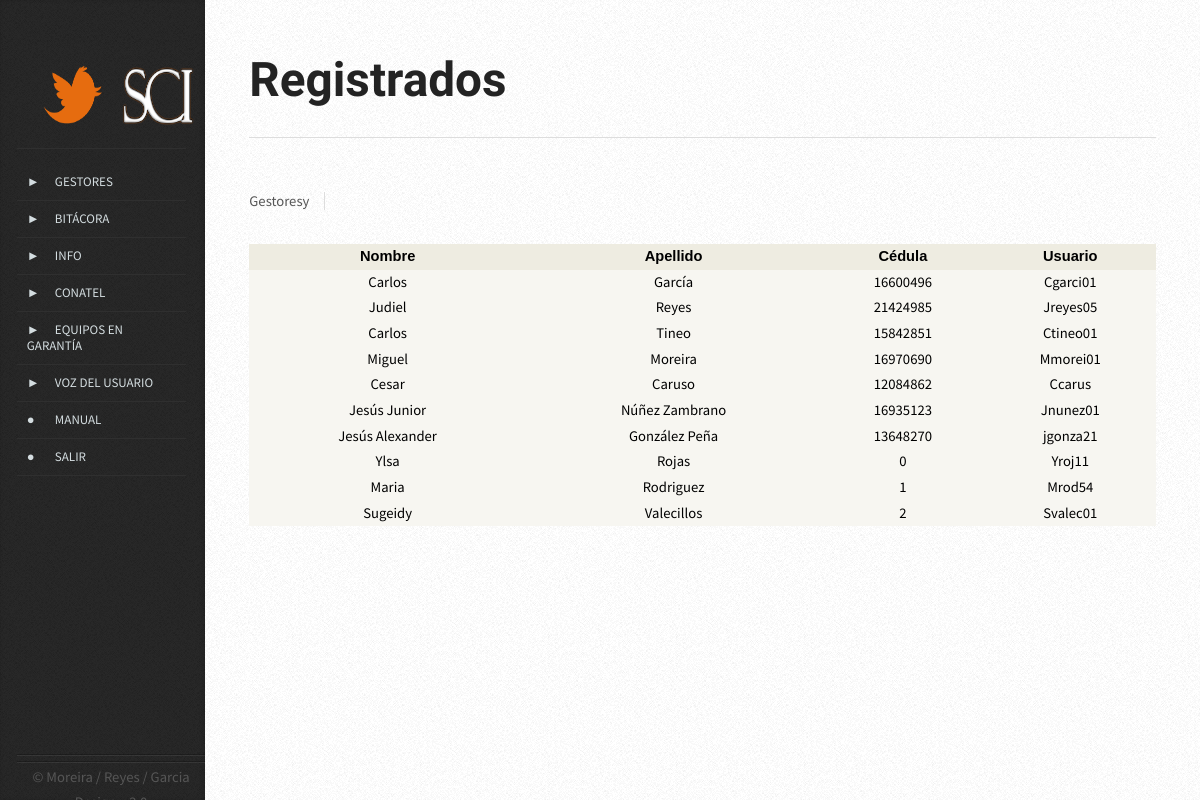
Screenshot of /vista/lista_gestores.php (signed in) with the database file from the repository.
### tables this page shows
CREATE TABLE `empleado` (
  `emp_cod` smallint(5) unsigned NOT NULL AUTO_INCREMENT,
  `emp_nombre` varchar(200) NOT NULL,
  `emp_apellido` varchar(200) NOT NULL,
  `emp_cedula` int(10) NOT NULL,
  `emp_login` varchar(20) DEFAULT NULL,
  `emp_perfil` int(1) NOT NULL,
  `emp_clave` varchar(32) DEFAULT NULL,
  PRIMARY KEY (`emp_cod`),
  UNIQUE KEY `emp_cedula` (`emp_cedula`)
);

### modelo/mod_empleado.php (called while the page is built, shortened)
<?php
class empleado{
		public function lista($mysqlconn){
		$query= "SELECT * FROM empleado";
		$consulta= mysqli_query($mysqlconn, $query) or die ("Consulta Errónea: ".mysqli_error($consulta));
		if($consulta){
			return ($consulta);
			}
		}
}
?>

### controlador/con_listarEmpleado.php (the view, shortened to what this page needs)
<?php
                               $conexion = new Connex();
                               $mysqlconn= $conexion->conectar();
require("../modelo/mod_empleado.php");
 $consulta= new empleado();
 $listar=$consulta-> lista ($mysqlconn);
    if(mysqli_num_rows($listar)>0){
?>
<table width=" " border="2" bgcolor="#dcdcdc" align="center" id="tablaregistro" >
<thead >
  <tr bgcolor="#000000" >
  <th align="center" bgcolor="#eeece1"><span class="style3">Nombre</span></th>
  <th align="center" bgcolor="#eeece1"><span class="style3">Apellido</span></th>
  <th align="center" bgcolor="#eeece1"><span class="style3">Cédula</span></th>
  <th align="center" bgcolor="#eeece1"><span class="style3">Usuario</span></th>
 </tr>
 </thead>
 <?php
 for($i=0; $i<mysqli_num_rows($listar); $i++){
 $row= mysqli_fetch_array($listar, MYSQLI_ASSOC);
 $emp_nombre=$row["emp_nombre"];
 $emp_apellido=$row["emp_apellido"];
 $emp_cedula=$row["emp_cedula"];
 $emp_login=$row["emp_login"];
 ?>
 <tr>
 <td align="center" bgcolor="#f7f6f1"><span class="style1"><?php echo $emp_nombre;?></span>
 <td align="center" bgcolor="#f7f6f1"><span class="style1"><?php echo $emp_apellido;?></span>
 <td align="center" bgcolor="#f7f6f1"><span class="style1"><?php echo $emp_cedula;?></span>
 <td align="center" bgcolor="#f7f6f1"><span class="style1"><?php echo $emp_login;?>
     <?php }?>
 </span>
 </table>
 <?php }?>

### vista/lista_gestores.php (shortened to what this page needs)
<!DOCTYPE HTML>
<html>
	<head>
	</head>
	<body class="left-sidebar">
			<div id="wrapper">
					<div id="content">
						<div class="inner">
								<article class="box post post-excerpt">
									<header>
										<h2><a href="#">Registrados</a></h2>
										<hr>
									</header>
									<div class="info">
										<span class="date"><span class="month">Gestores<span>y</span></span>
										<ul class="stats">
										</ul>
									</div>
                  <div align="top">
							<?php require ("../controlador/con_listarEmpleado.php");?>
                    </div>
								</article>
						</div>
					</div>
					<?php
require ("menu.php");
?>
	</body>
</html>

### vista/menu.php (shortened to what this page needs)
<head>
</head>
<body>
					<div id="sidebar" class="menujq">
							<a id="logo" href="hoy.php" ><img src="images/logo.png"width='184' height='84'/></a>
                                <?php
								if($_SESSION['emp_perfil']=='1'){
								 	require ("menu/menu_perfil1.php");}
										elseif($_SESSION['emp_perfil']=='2'){
								 			require ("menu/menu_perfil2.php");}
								 				else require ("menu/menu_perfil3.php");
								 ?>
							<div id="copymenu">
							<?php require ("copyright.php");?>
					</div>
			</div>
</body>

### vista/menu/menu_perfil1.php (shortened to what this page needs)
	<ul>
	<li><a href="javascript:void();">Gestores</a>
	</li>
	<li><a href="javascript:void();">Bitácora</a>
</li>
	<li><a href="javascript:void();">Info</a>
</li>
	<li><a href="javascript:void();">Conatel</a>
</li>
	<li><a href="javascript:void();">Equipos En Garantía</a>
</li>
<li><a href="javascript:void();">Voz Del Usuario</a>
</li>
<li><a href="Manual.pdf" target="_blank">Manual</a></li>
<li><a href="salir.php">Salir</a></li>
	</ul>

### vista/copyright.php
<ul id="copyright"><li>&copy; Moreira / Reyes / Garcia Design v.2.0</ul>

### vista/css/style.css (style rules this page uses)
body { background-color: #e8e8e8; background-image: url('images/bg02.png'); }
body,input,textarea,select { font-family: 'Source Sans Pro', sans-serif; font-weight: 400; color: #565656; }
a { color: #666; }
h2,h3,h4,h5,h6 { font-family: 'Open Sans Condensed', sans-serif; font-weight: 700; color: #232323; }
h2 a, h4 a, h5 a, h6 a { text-decoration: none; color: inherit; }
hr { border: 0; border-top: solid 1px #ddd; padding: 1.5em 0 0 0; margin: 1.75em 0 1.3em 0; }
p, ul, ol, dl, table { margin-bottom: 1em; }
table { width: 100%; height: 5%; }
header { margin: 0 0 2em 0; }
section, article { margin-bottom: 3em; }
section > :last-child, article > :last-child { margin-bottom: 0; }
section:last-child, article:last-child { margin-bottom: 0; }
.box.post { position: relative; }
.box.post .info .stats { margin: 0; cursor: default; }
#wrapper { position: relative; }
.menujq a { display: block; padding: 10px; border-bottom: 1px solid #2f2f2f; background: #282828 url('images/bg01.png'); color: #fff; text-decoration: none; font-size: 13px; line-height: 16px; text-transform: uppercase; }
.menujq ul li a:before { content: "\25CF\00A0 "; color: fff; width: 28px; display: inline-block; vertical-align: top; }
.menujq ul li.desplegable a:before { content: "\25BA\00A0"; color: fff; }
#sidebar a { color: #d4dde0; }
#content { position: relative; background-color: #fff; background-image: url('images/bg02.png'); }
#content > .inner { position: relative; z-index: 1; }
#copyright { padding-top: 18em; position: absolute; }
#copyright:before { content: ''; border-top: solid 1px; border-bottom: solid 1px; border-color: #171E29; border-color: rgba(0,0,0,0.25); box-shadow: inset 0px 1px 0px 0px rgba(255,255,255,0.075), 0px 1px 0px 0px rgba(255,255,255,0.075); display: block; }

### vista/css/style-desktop.css (style rules this page uses)
body { height: 100%; }
body,input,textarea,select { line-height: 1.75em; }
h2 { font-size: 1.5em; }
#logo { font-family: 'Open Sans Condensed', sans-serif; font-weight: 700; font-size: 2em; letter-spacing: 0.1em; }
#content { box-shadow: 0 0 0.25em 0em rgba(0,0,0,0.25); }
#content > .inner { max-width: 1038px; padding-bottom: 2em; }
#sidebar { position: fixed; top: 0; padding: 3em 1.35em 1em 1.15em; width: 14em; background: #282828 url('images/bg01.png'); box-shadow: inset -0.1em 0em 0.35em 0em rgba(0,0,0,0.15); }
body.left-sidebar #sidebar { left: 0; }
#copyright { margin: 0 0 0 0; text-align: center; }
#copyright:before { height: 0.5em; margin: 0 0 0.2em 0; }

### vista/css/style-narrow.css (style rules this page uses)
body { min-width: 1000px; }
body,input,textarea,select { font-size: 11pt; }
.box.post h2 { font-size: 3.25em; line-height: 1.25em; }
.box.post header { padding: 1.5em 0 0 0; margin: 0 0 3em 0; }
.box.post .info { width: 100%; padding: 1em 0 0 0; position: relative; top: -2em; }
.box.post .info .date { display: inline; }
.box.post .info .stats { display: inline; border-left: solid 1px #ddd; margin-left: 1em; padding-left: 1em; }
#content { padding: 2em 3em 6em 3em; }
body.left-sidebar #content { margin-left: 14em; }

### controlador/con_listarEmpleado.php (style rules this page uses)
.style3 { font-family: Arial, Helvetica, sans-serif; font-weight: bold; color: #000000; }

### rows the page displays
empleado: emp_nombre "Carlos", emp_apellido "García", emp_cedula "16600496", emp_login "Cgarci01"
empleado: emp_nombre "Judiel", emp_apellido "Reyes", emp_cedula "21424985", emp_login "Jreyes05"
empleado: emp_nombre "Carlos", emp_apellido "Tineo", emp_cedula "15842851", emp_login "Ctineo01"
empleado: emp_nombre "Miguel", emp_apellido "Moreira", emp_cedula "16970690", emp_login "Mmorei01"
empleado: emp_nombre "Cesar", emp_apellido "Caruso", emp_cedula "12084862", emp_login "Ccarus"
empleado: emp_nombre "Jesús Junior", emp_apellido "Núñez Zambrano", emp_cedula "16935123", emp_login "Jnunez01"
empleado: emp_nombre "Jesús Alexander", emp_apellido "González Peña", emp_cedula "13648270", emp_login "jgonza21"
empleado: emp_nombre "Ylsa", emp_apellido "Rojas", emp_cedula "0", emp_login "Yroj11"
empleado: emp_nombre "Maria", emp_apellido "Rodriguez", emp_cedula "1", emp_login "Mrod54"
empleado: emp_nombre "Sugeidy", emp_apellido "Valecillos", emp_cedula "2", emp_login "Svalec01"
